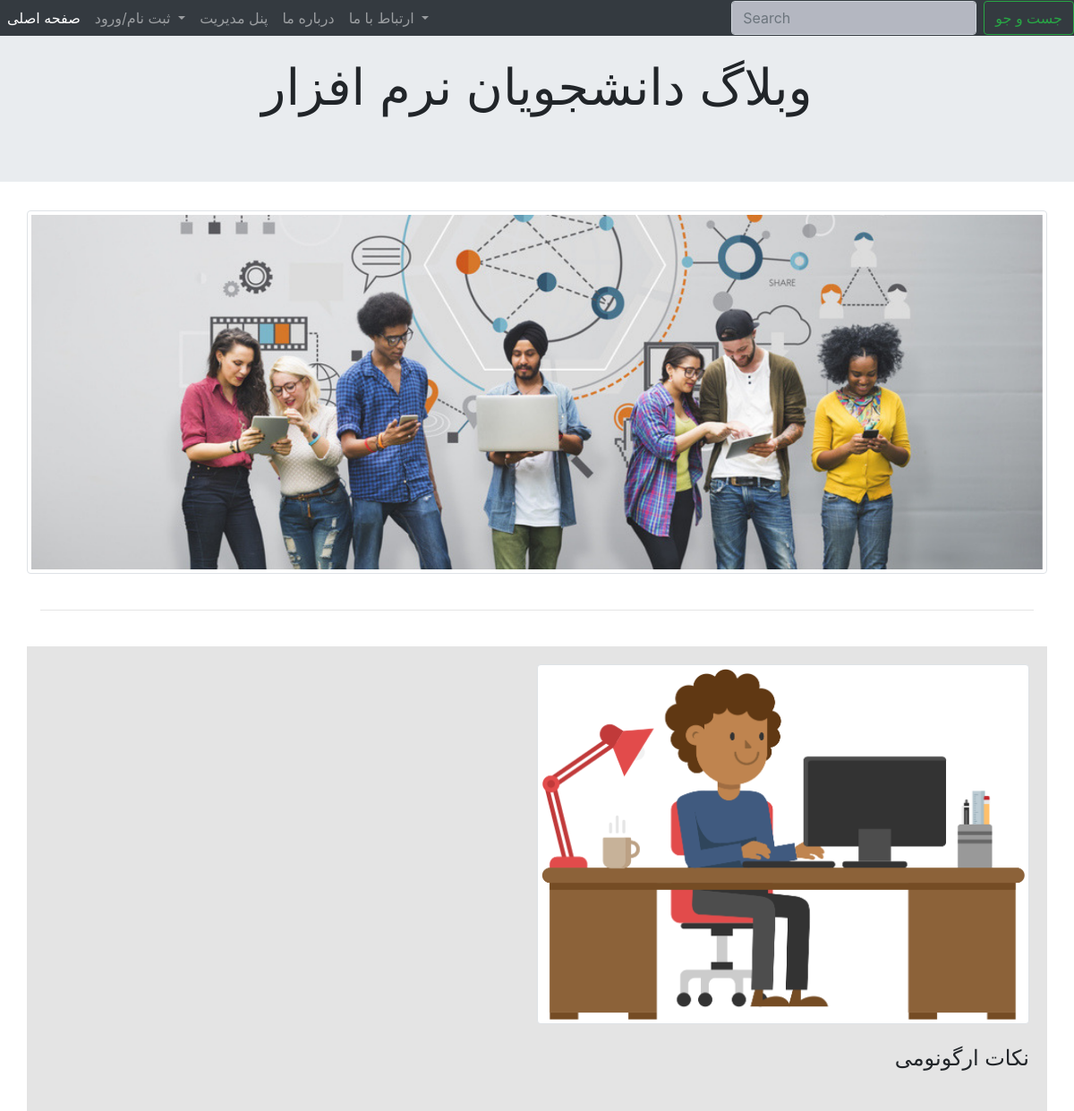
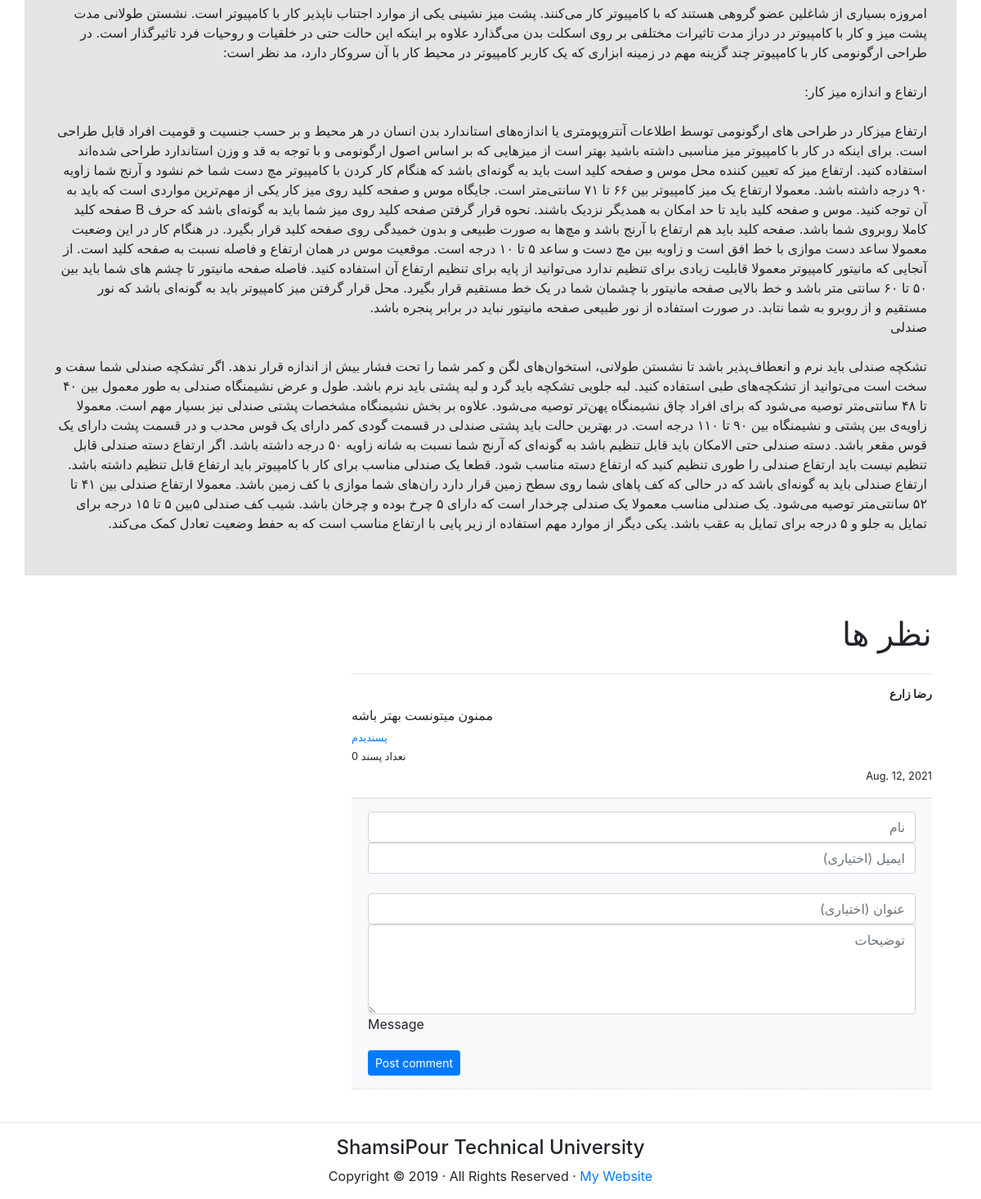
The app's page /first/3/ with its own data (2 pictures, top to bottom).
### first_app/models.py (models this page shows, shortened)
class Info(models.Model):
    author=models.ForeignKey(Author,on_delete=models.CASCADE)
    title=models.CharField(max_length=25)
    dsc=models.TextField()
    img=models.ImageField(upload_to='images/')
    pub_date=models.DateTimeField()

class Comment(models.Model):
    info=models.ForeignKey(Info, on_delete=models.CASCADE)
    commenter_name=models.CharField(max_length=25)
    comment_title=models.CharField(max_length=50,null=True)
    comment_dsc=models.CharField(max_length=350)
    send_date=models.DateField(default=timezone.now())
    comment_like=models.IntegerField(default=0)

### first_app/views.py (the view)
# urls.py: path('<int:pk>/',views.info_detail.as_view(),name='detail'),
class info_detail(generic.DetailView):
    template_name='first_app/detail.html'
    model=models.Info

### first_app/templates/first_app/detail.html (shortened to what this page needs)
{% extends 'first_app/pattern.html' %}
{% block card %}
<div class="post">
  <div text-align="center" class="card-body">
    <img src="{{info.img.url}}" width="50%"  alt="image not found" class="img-thumbnail">
      <br/>
      <br/>
      <h4 class="alert-heading">
         {{info.title}}
          </h4>
          <p class="p-3">
              {{info.dsc}}
          </p>
  </div>
</div>
{% endblock card %}
{% block comment %}
<div dir="auto" class="container">
    <div dir="rtl" class="row">
        <div dir="rtl" class="col-md-8">
          <div dir="rtl" class="page-header">
            <h1 style="text-align: right;"> نظر ها </h1>
          </div>
           <div  dir="rtl" class="comments-list">
               <div class="media">
                    <div class="media-body">
                    {% for cm in info.comment_set.all %}
                    <div>
                      <hr width="100%" size="2px">
                      <h4 style="text-align: right;" class="media-heading user_name">{{cm.commenter_name}}</h4>
                      <h6 dir="rtl">{{cm.comment_dsc}}</h6>
                        <div dir="ltr">
                      <a href="{% url 'first_app:comment' info.id%}" class="d-flex align-items-center me-3">
                        <small class="mb-0">پسندیدم</small>
                      </a>
                      <small class="mb-0" >نعداد پسند {{cm.comment_like}}</small>
                        </div>
                      <p style="text-align: right;" class="pull-right"><small>{{cm.send_date}}</small></p>
                    </div>
                    {% endfor %}
                      <form action="{% url 'first_app:comment' info.id %}" method="post">
                      <div  class="card-footer py-3 border-3" style="background-color: #f8f9fa;">
                        <div class="d-flex flex-start w-100">
                          <div class="form-outline w-100">
                            <input
                            placeholder="نام"
                              type="text"
                              class="form-control"
                              id="name"
                              style="background: #fff;"
                              required/>
                            <input
                            placeholder="ایمیل (اختیاری)"
                              type="email"
                              class="form-control"
                              id="email"
                              style="background: #fff;"
                            /><br/>
                            <input
                            placeholder="عنوان (اختیاری)"
                              type="text"
                              class="form-control"
                              id="cm-title"
                              style="background: #fff;"
                            />
                            <textarea
                              placeholder="توضیحات"
                              class="form-control"
                              id="textAreaExample"
                              rows="4"
                              style="background: #fff;"
                              required></textarea>
                            <label class="form-label" for="textAreaExample">Message</label>
                          </div>
                        </div>
                        <div class="float-end mt-2 pt-1">
                          <button type="submit" class="btn btn-primary btn-sm">Post comment</button>
                        </div>
                      </div>
                    </form>
                    </div>
                  </div>
                </div>
              </div>
                    </div>
                  </div>
           </div>
{% endblock comment %}

### records on screen
Info: img (picture), title "نکات ارگونومی", dsc "امروزه بسیاری از شاغلین عضو گروهی هستند که با کامپیوتر کار می‌کنند. پشت میز نشینی یکی از موارد اجتناب ناپذیر کار با کامپیوتر است. نشستن طولانی مدت پشت میز و کار با کامپیوتر در دراز مدت تاثیرات مختلفی بر روی اسکلت بدن می‌گذارد علاوه بر اینکه این حالت حتی در خلقیات و روحیات فرد تاثیرگذار است. در طراحی ارگونومی کار با کامپیوتر چند گزینه مهم در زمینه ابزاری که یک کاربر کامپیوتر در محیط کار با آن سروکار دارد، مد نظر است: ارتفاع و اندازه میز کار: ارتفاع میزکار در طراحی های ارگونومی توسط اطلاعات آنتروپومتری یا اندازه‌های استاندارد بدن انسان در هر محیط و بر حسب جنسیت و قومیت افراد قابل طراحی است. برای اینکه در کار با کامپیوتر میز مناسبی داشته باشید بهتر است از میزهایی که بر اساس اصول ارگونومی و با…"
Comment: commenter_name "رضا زارع", comment_dsc "ممنون میتونست بهتر باشه", comment_like "0", send_date "Aug. 12, 2021"
